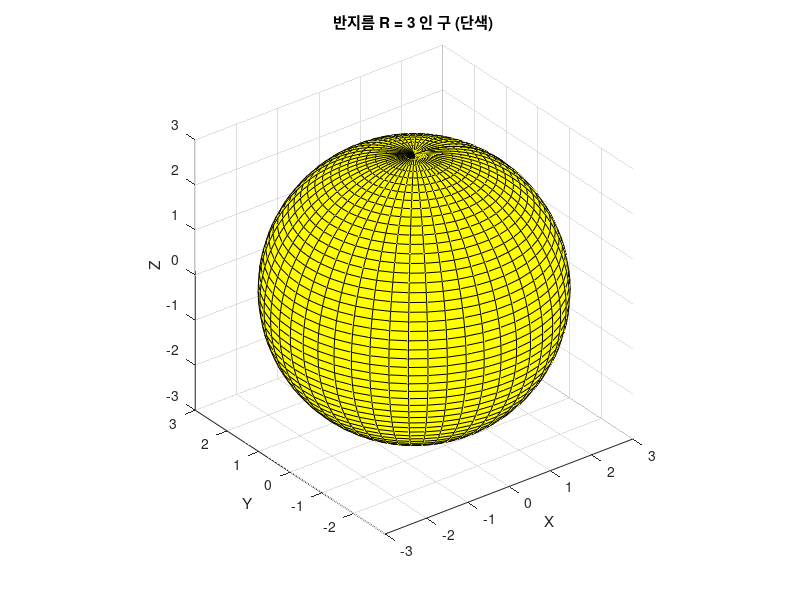

The MATLAB source for this figure:
R = 3; % 반지름
[x, y, z] = sphere(50);
x = R * x; y = R * y; z = R * z;

figure;
surf(x, y, z, 'FaceColor', 'yellow'); hold on;
axis equal;
title(['반지름 R = ' num2str(R) ' 인 구 (단색)']);

phi = linspace(pi/4, pi/2, 40);
theta = linspace(pi/4, pi/2, 40);
[theta, phi] = meshgrid(theta, phi);

x_red = R * sin(phi) .* cos(theta);
y_red = R * sin(phi) .* sin(theta);
z_red = R * cos(phi);

% 빨간색으로 칠하기
surf(x_red, y_red, z_red, 'FaceColor', 'red');

xlabel('X');
ylabel('Y');
zlabel('Z');
